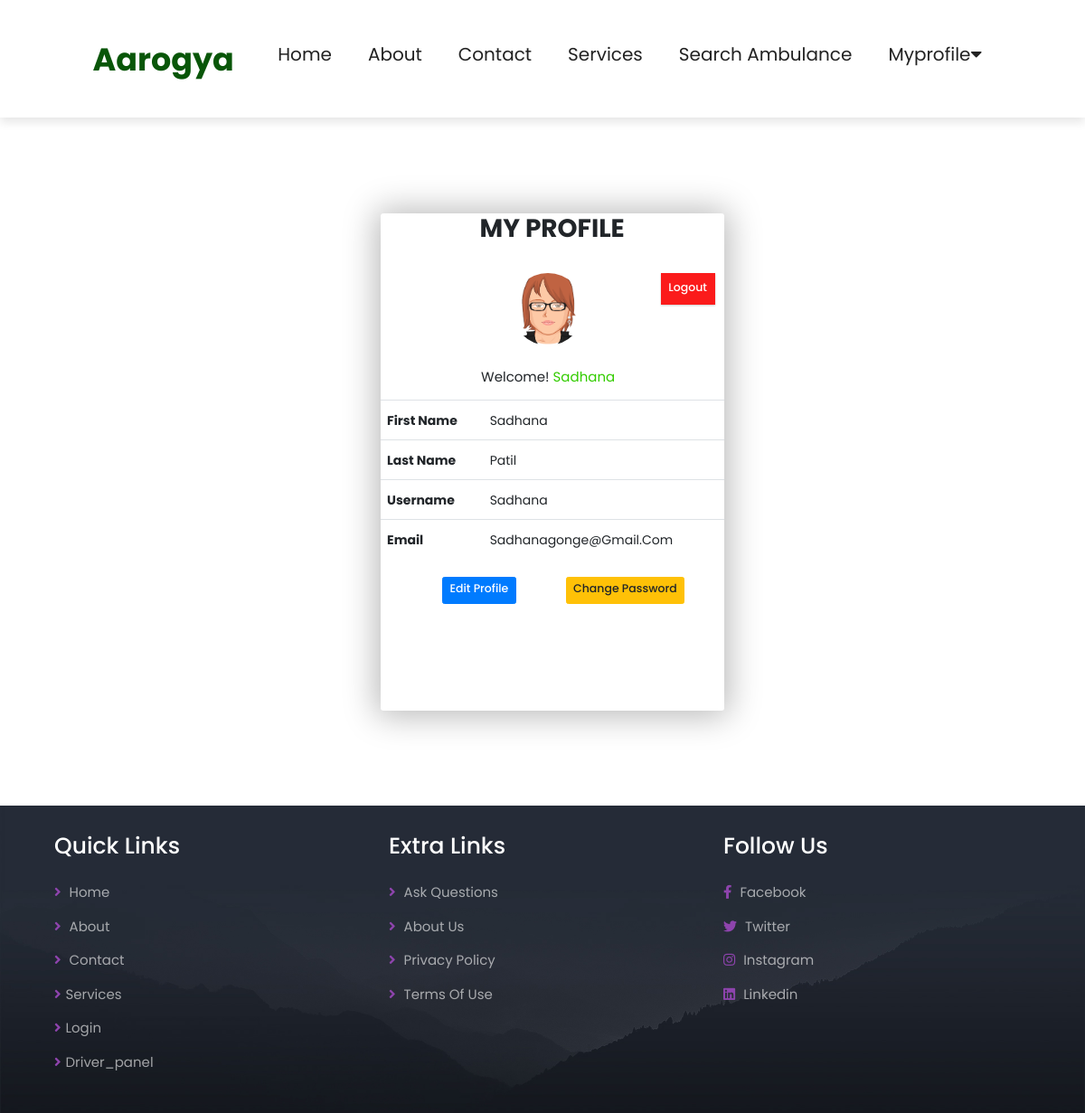
The app's page /account.php (signed in) with its own data.
### tables this page shows
CREATE TABLE `users` (
  `id` int(11) NOT NULL,
  `fname` varchar(255) DEFAULT NULL,
  `lname` varchar(255) DEFAULT NULL,
  `username` varchar(300) DEFAULT NULL,
  `email` varchar(300) DEFAULT NULL,
  `password` varchar(300) DEFAULT NULL,
  `date` date NOT NULL,
  `image` varchar(100) DEFAULT NULL,
  `mobileno` int(11) DEFAULT NULL
);

### account.php (the view, shortened to what this page needs)
<?php
include('./mainInclude/header.php');
?>
<?php
require_once("config.php");
  $email=$_SESSION["login_email"];
  $findresult = mysqli_query($conn, "SELECT * FROM users WHERE email= '$email'");
if($res = mysqli_fetch_array($findresult))
{
$username = $res['username'];
$fname = $res['fname'];
$lname = $res['lname'];
$email = $res['email'];
$image= $res['image'];
}
 ?>
 <section class="about">
    <link rel="stylesheet" href="https://cdn.jsdelivr.net/npm/bootstrap@4.5.3/dist/css/bootstrap.min.css">
<link rel="stylesheet" href="https://unpkg.com/swiper@7/swiper-bundle.min.css" />
<link rel="stylesheet" href="https://cdnjs.cloudflare.com/ajax/libs/font-awesome/5.15.4/css/all.min.css">
<link rel="stylesheet" href="signup.css?v=<?php echo time();?>">
<div class="container">
    <div class="row">
        <div class="col-sm-3">
        </div>
        <div class="col-sm-6">
  <div class="account_form">
 <h2>MY PROFILE</h2><br>
          <div class="row">
            <div class="col"></div>
           <div class="col-6">
            <center>
            <?php if($image==NULL)
                {
                 echo '<img src="https://technosmarter.com/assets/icon/user.png">';
                } else { echo '<img src="images/'.$image.'" style="height:80px;width:auto;border-radius:50%;">';}?>
  <p> Welcome! <span style="color:#33CC00"><?php echo $username; ?></span> </p>
  </center>
           </div>
            <div class="col"><a href="logout.php"><button type="button" class="btn1 btn-primary"><h5>Logout<h5></button></a>
         </div>
          </div>
          <table class="table">
          <tr>
              <th>First Name </th>
              <td><?php echo $fname; ?></td>
          </tr>
          <tr>
              <th>Last Name </th>
              <td><?php echo $lname; ?></td>
          </tr>
          <tr>
              <th>Username </th>
              <td><?php echo $username; ?></td>
          </tr>
           <tr>
              <th>Email </th>
              <td><?php echo $email; ?></td>
          </tr>
          </table>
           <div class="row">
            <div class="col-sm-2">
            </div>
             <div class="col-sm-4">
                <a href="edit-profile.php"><button type="button" class="btn btn-primary"><h5>Edit Profile<h5></button></a>
            </div>
            <div class="col-sm-6">
         <a href="change-password.php"><button type="button" class="btn btn-warning"><h5>Change Password<h5></button></a>
            </div>
           </div>
        </div>
    </div>
</div>
</section>
<?php
include('./mainInclude/footer.php');
?>

### style.css (style rules this page uses)
:root { --main-color:#8e44ad; --black:#222; --white:#fff; --light-black:#777; --light-white:#fff9; --dark-bg:rgba(0,0,0,.7); --light-bg:#eee; --border:.1rem solid var(--black); --box-shadow:0 .5rem 1rem rgba(0,0,0,.1); --text-shadow:0 1.5rem 3rem rgba(0,0,0,.3); }
* { font-family: 'Poppins', sans-serif; margin:0; padding:0; box-sizing: border-box; outline: none; border:none; text-decoration: none; text-transform: capitalize; }
html { font-size: 62.5%; overflow-x: hidden; }
section { padding:5rem 10%; }
.btn { display: inline-block; background: var(--black); margin-top: 1rem; color:var(--white); font-size: 1.6rem; padding:0.5rem 1rem; cursor: pointer; }
.about { display: flex; align-items: center; flex-wrap: wrap; gap:3rem; }
@media (max-width:1200px) { section { padding:3rem 5%; } }

### signup.css (style rules this page uses)
body { font-family:sans-serif; }
.account_form { width:380px; height:550px; margin:2cm; line-height: 2; background: #fff; box-shadow: 0px 1px 36px 5px rgba(0,0,0,0.28); border-radius: 3px; font-size: 14px; }
.btn1 { background: #fb1b1b; box-shadow: 0 1px 2px 0 rgba(0,0,0,.2); border: none; color: #fff; width: 60px; height:35px; margin-left: 7px; margin-right: 10px; }
h2 { text-align: center; font-weight: bold; font-size: 28px; }
p { text-align: center; padding-top: 20px; font-size: 15px; }

### records on screen
users: image (picture), username "Sadhana", fname "Sadhana", lname "Patil", email "Sadhanagonge@gmail.com"
